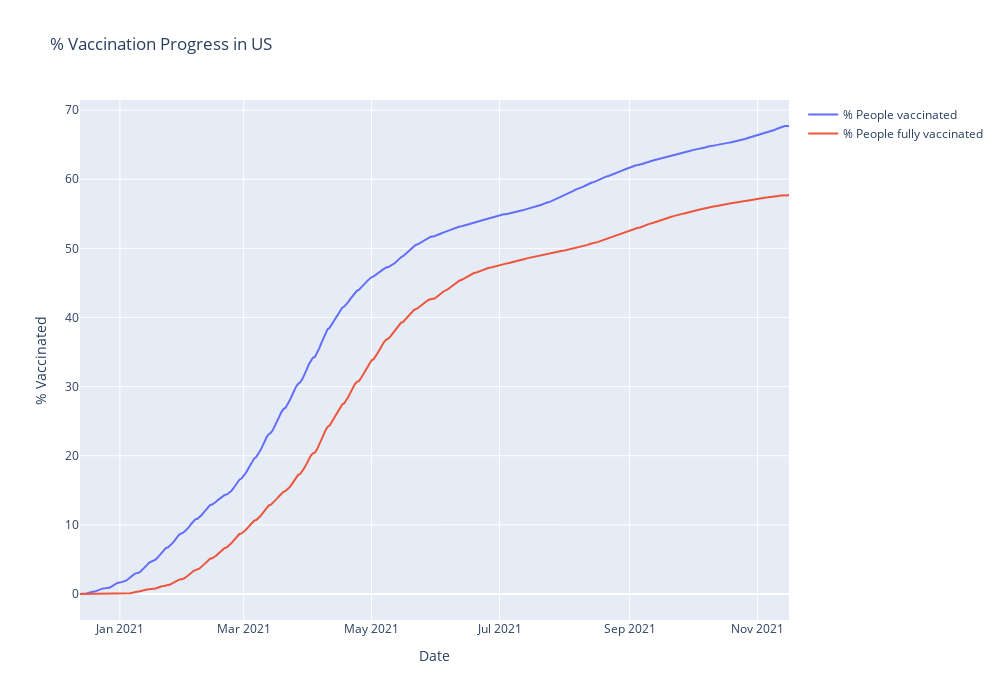

Source (notebook cell):
### Code cell
fig = make_subplots(specs=[[{"secondary_y":False}]])
fig.add_trace(go.Scatter(x=vaccineUS2['date'], y=vaccineUS2['people_vaccinated_per_hundred'],name ='% People vaccinated' ),secondary_y=False,)
fig.add_trace(go.Scatter(x=vaccineUS2['date'], y=vaccineUS2['people_fully_vaccinated_per_hundred'],name='% People fully vaccinated'),secondary_y=False,)
fig.update_layout(autosize=False,width=1000,height=700,title_text="% Vaccination Progress in US")
fig.update_xaxes(title_text="Date")
fig.update_yaxes(title_text="% Vaccinated",secondary_y=False)
fig.show()

### Figure 1 — Plotly figure (JSON) as saved in the notebook; plotly's stock layout.template omitted (floating-point values rounded to 4 significant figures; data arrays with more than 128 entries replaced by an {"elided": "..."} marker saying what was removed)
{"data": [{"name": "% People vaccinated", "type": "scatter", "x": {"elided": "339 str values"}, "xaxis": "x", "y": {"elided": "339 float values"}, "yaxis": "y"}, {"name": "% People fully vaccinated", "type": "scatter", "x": {"elided": "339 str values"}, "xaxis": "x", "y": {"elided": "339 float values"}, "yaxis": "y"}], "layout": {"autosize": false, "height": 700, "title": {"text": "% Vaccination Progress in US"}, "width": 1000, "xaxis": {"anchor": "y", "domain": [0, 1], "title": {"text": "Date"}}, "yaxis": {"anchor": "x", "domain": [0, 1], "title": {"text": "% Vaccinated"}}}}
